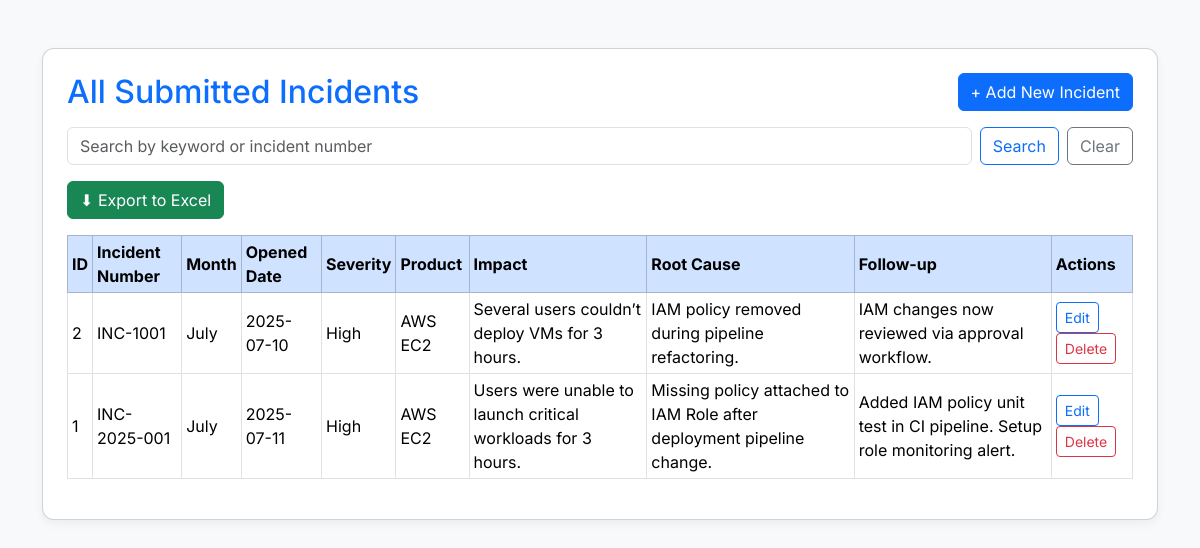
/view, run on the app's committed database.
### tables this page shows
CREATE TABLE incidents (
            id INTEGER PRIMARY KEY AUTOINCREMENT,
            incident_number TEXT,
            month TEXT,
            opened_date TEXT,
            initial_severity TEXT,
            final_impact_classification TEXT,
            accountability TEXT,
            product_line TEXT,
            product TEXT,
            seal_id TEXT,
            issue_description TEXT,
            impact TEXT,
            timeline_summary TEXT,
            root_cause TEXT,
            code_review TEXT,
            testing TEXT,
            follow_up TEXT
        );

### app.py (the view)
@app.route('/view')
def view():
    keyword = request.args.get('search', '').strip()
    page = int(request.args.get('page', 1))
    limit = 10
    offset = (page - 1) * limit
    conn = sqlite3.connect(DB_PATH)
    c = conn.cursor()
    if keyword:
        count_query = '''SELECT COUNT(*) FROM incidents WHERE incident_number LIKE ? OR issue_description LIKE ? OR impact LIKE ? OR root_cause LIKE ?'''
        count_params = [f"%{keyword}%"] * 4
        c.execute(count_query, count_params)
        total_rows = c.fetchone()[0]
        query = '''SELECT * FROM incidents WHERE incident_number LIKE ? OR issue_description LIKE ? OR impact LIKE ? OR root_cause LIKE ? ORDER BY id DESC LIMIT ? OFFSET ?'''
        params = [f"%{keyword}%"] * 4 + [limit, offset]
        c.execute(query, params)
    else:
        c.execute('SELECT COUNT(*) FROM incidents')
        total_rows = c.fetchone()[0]
        c.execute('SELECT * FROM incidents ORDER BY id DESC LIMIT ? OFFSET ?', (limit, offset))
    records = c.fetchall()
    conn.close()
    total_pages = math.ceil(total_rows / limit)
    return render_template('view.html', incidents=records, search=keyword, page=page, total_pages=total_pages)

### templates/view.html (shortened to what this page needs)
<!DOCTYPE html>
<html>
<head>
  <link rel="stylesheet" href="https://cdn.jsdelivr.net/npm/bootstrap@5.3.3/dist/css/bootstrap.min.css">
</head>
<body>
  <div class="container mt-5">
    <div class="card p-4">
      <div class="d-flex justify-content-between align-items-center mb-3">
        <h2 class="mb-0">All Submitted Incidents</h2>
        <a href="/" class="btn btn-primary">+ Add New Incident</a>
      </div>
      <form method="get" action="/view" class="d-flex mb-3">
        <input type="text" name="search" class="form-control me-2" placeholder="Search by keyword or incident number" value="{{ search }}">
        <button type="submit" class="btn btn-outline-primary">Search</button>
        <a href="/view" class="btn btn-outline-secondary ms-2">Clear</a>
      </form>
      <div class="mb-3">
        <a href="/export" class="btn btn-success">⬇ Export to Excel</a>
      </div>
      <div class="table-responsive">
        <table class="table table-bordered table-hover table-sm align-middle">
          <thead class="table-primary">
            <tr>
              <th>ID</th>
              <th>Incident Number</th>
              <th>Month</th>
              <th>Opened Date</th>
              <th>Severity</th>
              <th>Product</th>
              <th>Impact</th>
              <th>Root Cause</th>
              <th>Follow-up</th>
              <th>Actions</th>
            </tr>
          </thead>
          <tbody>
            {% for i in incidents %}
            <tr>
              <td>{{ i[0] }}</td>
              <td>{{ i[1] }}</td>
              <td>{{ i[2] }}</td>
              <td>{{ i[3] }}</td>
              <td>{{ i[4] }}</td>
              <td>{{ i[8] }}</td>
              <td style="white-space: pre-wrap;">{{ i[11] }}</td>
              <td style="white-space: pre-wrap;">{{ i[13] }}</td>
              <td style="white-space: pre-wrap;">{{ i[16] }}</td>
              <td>
                <a href="/edit/{{ i[0] }}" class="btn btn-sm btn-outline-primary">Edit</a>
                <a href="/delete/{{ i[0] }}" class="btn btn-sm btn-outline-danger" onclick="return confirm('Are you sure you want to delete this incident?');">Delete</a>
              </td>
            </tr>
            {% endfor %}
          </tbody>
        </table>
      </div>
    </div>
  </div>
</body>
</html>

### templates/view.html (style rules this page uses)
body { font-family: 'Inter', sans-serif; background-color: #f8f9fa; }
h2 { color: #0d6efd; }
.card { border-radius: 12px; box-shadow: 0 4px 10px rgba(0,0,0,0.05); }
.table td, .table th { vertical-align: middle; }

### data on the page
incidents: id "2", incident_number "INC-1001", month "July", opened_date "2025-07-10", initial_severity "High", product "AWS EC2", impact "Several users couldn’t deploy VMs for 3 hours.", root_cause "IAM policy removed during pipeline refactoring.", follow_up "IAM changes now reviewed via approval workflow."
incidents: id "1", incident_number "INC-2025-001", month "July", opened_date "2025-07-11", initial_severity "High", product "AWS EC2", impact "Users were unable to launch critical workloads for 3 hours.", root_cause "Missing policy attached to IAM Role after deployment pipeline change.", follow_up "Added IAM policy unit test in CI pipeline. Setup role monitoring alert."
